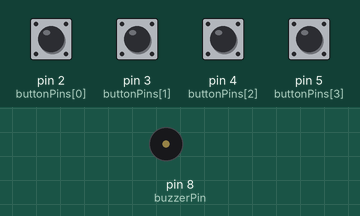
Simulated run of this sketch. Board: Arduino Uno, built with avr-gcc and run on an emulated ATmega328P. Shown: buzzer (waves = sounding). Inputs (shaded band) come from the test bench; at power-on: pin 2 (buttonPins[0]), pin 3 (buttonPins[1]), pin 4 (buttonPins[2]), pin 5 (buttonPins[3]) HIGH.

Above: at 1.2 s.
1.3 s: pin 2 (buttonPins[0]) pulled LOW for 0.15 s
At 1.37 s:
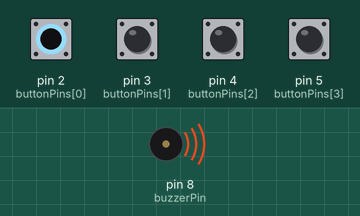
Timing chart, 0 to 4.3 s (numbered marks = the images above; inputs shaded):
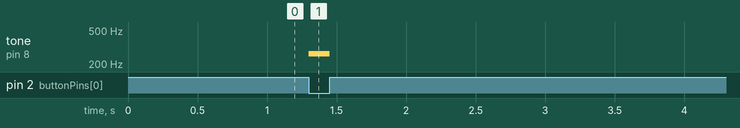

The sketch:

sketch.ino
```cpp
// Piano com buzzer e 4 botões

const int buzzerPin = 8; // Pino do buzzer
const int buttonPins[] = {2, 3, 4, 5}; // Pinos dos botões
const int notes[] = {262, 294, 330, 349}; // Dó, Ré, Mi, Fá

void setup() {
  // Configura os botões com pull-up interno
  for (int i = 0; i < 4; i++) {
    pinMode(buttonPins[i], INPUT_PULLUP);
  }
}

void loop() {

  bool playing = false;

  // Verifica os botões
  for (int i = 0; i < 4; i++) {

    if (digitalRead(buttonPins[i]) == LOW) {
      tone(buzzerPin, notes[i]);
      playing = true;
      break; // toca apenas uma nota por vez
    }
  }

  // Se nenhum botão estiver pressionado
  if (!playing) {
    noTone(buzzerPin);
  }
}
```

Measured:
- after the input at 1.3 s, tone on pin 8 (buzzerPin): silent → 262 Hz at once, → silent 0.15 s later
